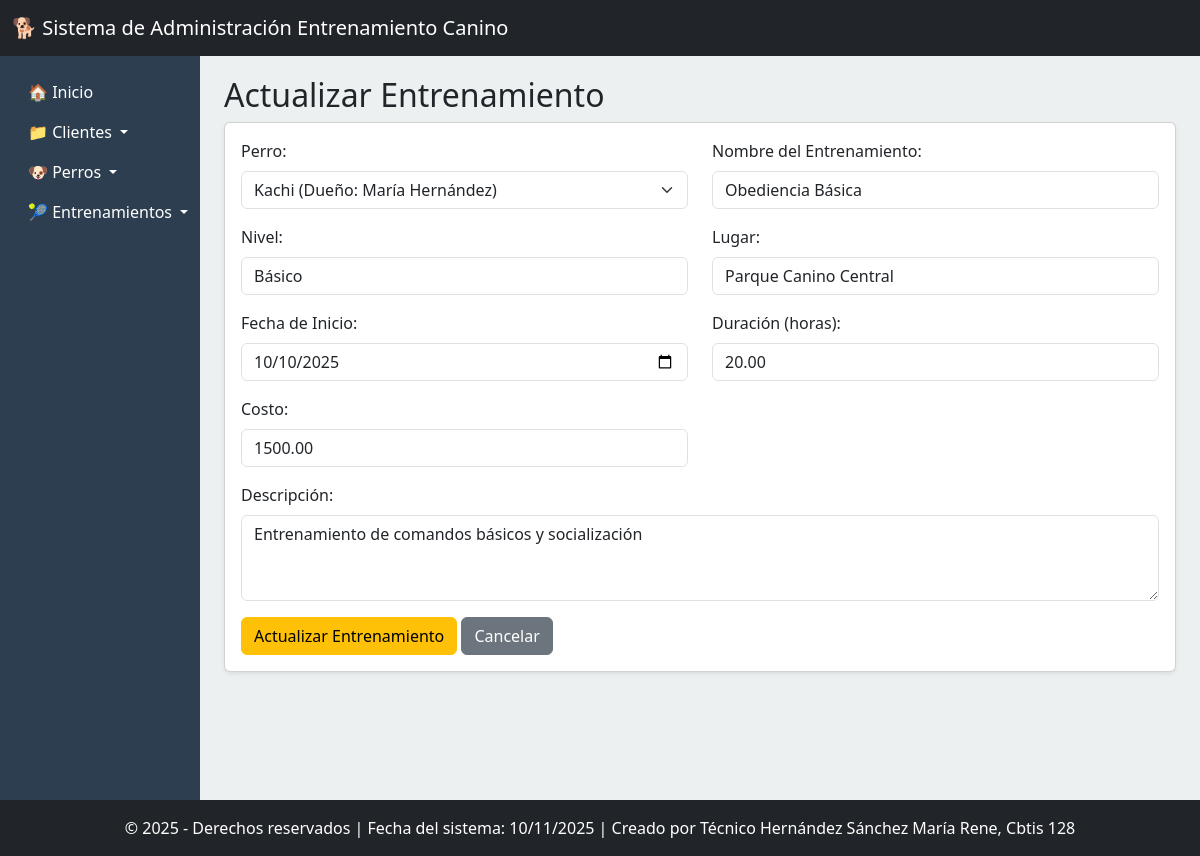
Page /actualizar-entrenamiento/1/ on the committed database.
### app_Entrenamiento_Canino/models.py (models this page shows, shortened)
class Entrenamiento(models.Model):
    id_entrenamiento = models.AutoField(primary_key=True)
    perro = models.ForeignKey(Perro, on_delete=models.CASCADE, related_name='entrenamientos')
    nombre = models.CharField(max_length=100)
    descripcion = models.CharField(max_length=100)
    fecha_inicio = models.DateField()
    duracion_horas = models.DecimalField(max_digits=4, decimal_places=2)
    lugar = models.CharField(max_length=200)
    nivel = models.CharField(max_length=50)
    costo = models.DecimalField(max_digits=6, decimal_places=2)

class Perro(models.Model):
    id_perro = models.AutoField(primary_key=True)
    cliente = models.ForeignKey(Cliente, on_delete=models.CASCADE, related_name='perros')
    nombre = models.CharField(max_length=50)
    raza = models.CharField(max_length=50)
    fecha_nacimiento = models.DateField()
    color = models.CharField(max_length=50)
    peso = models.DecimalField(max_digits=5, decimal_places=2)

### app_Entrenamiento_Canino/views.py (the view)
# urls.py: path('actualizar-entrenamiento/<int:id_entrenamiento>/', views.actualizar_entrenamiento, name='actualizar_entrenamiento'),
def actualizar_entrenamiento(request, id_entrenamiento):
    entrenamiento = get_object_or_404(Entrenamiento, id_entrenamiento=id_entrenamiento)
    perros = Perro.objects.all()
    return render(request, 'entrenamientos/actualizar_entrenamiento.html', {'entrenamiento': entrenamiento, 'perros': perros})

### app_Entrenamiento_Canino/templates/entrenamientos/actualizar_entrenamiento.html (shortened to what this page needs)
{% extends 'base.html' %}
{% block content %}
<div class="row">
    <div class="col-12">
        <h2>Actualizar Entrenamiento</h2>
        <div class="card shadow-sm">
            <div class="card-body">
                <form method="POST" action="{% url 'realizar_actualizacion_entrenamiento' entrenamiento.id_entrenamiento %}">
                    <div class="row mb-3">
                        <div class="col-md-6">
                            <label class="form-label">Perro:</label>
                            <select class="form-select" name="perro" required>
                                {% for perro in perros %}
                                <option value="{{ perro.id_perro }}" {% if perro.id_perro == entrenamiento.perro.id_perro %}selected{% endif %}>
                                    {{ perro.nombre }} (Dueño: {{ perro.cliente.nombre }})
                                </option>
                                {% endfor %}
                            </select>
                        </div>
                        <div class="col-md-6">
                            <label class="form-label">Nombre del Entrenamiento:</label>
                            <input type="text" class="form-control" name="nombre" value="{{ entrenamiento.nombre }}" required>
                        </div>
                    </div>
                    <div class="row mb-3">
                        <div class="col-md-6">
                            <label class="form-label">Nivel:</label>
                            <input type="text" class="form-control" name="nivel" value="{{ entrenamiento.nivel }}" required>
                        </div>
                        <div class="col-md-6">
                            <label class="form-label">Lugar:</label>
                            <input type="text" class="form-control" name="lugar" value="{{ entrenamiento.lugar }}" required>
                        </div>
                    </div>
                    <div class="row mb-3">
                        <div class="col-md-6">
                            <label class="form-label">Fecha de Inicio:</label>
                            <input type="date" class="form-control" name="fecha_inicio" value="{{ entrenamiento.fecha_inicio|date:'Y-m-d' }}" required>
                        </div>
                        <div class="col-md-6">
                            <label class="form-label">Duración (horas):</label>
                            <input type="number" step="0.01" class="form-control" name="duracion_horas" value="{{ entrenamiento.duracion_horas }}" required>
                        </div>
                    </div>
                    <div class="row mb-3">
                        <div class="col-md-6">
                            <label class="form-label">Costo:</label>
                            <input type="number" step="0.01" class="form-control" name="costo" value="{{ entrenamiento.costo }}" required>
                        </div>
                    </div>
                    <div class="mb-3">
                        <label class="form-label">Descripción:</label>
                        <textarea class="form-control" name="descripcion" rows="3" required>{{ entrenamiento.descripcion }}</textarea>
                    </div>
                    <button type="submit" class="btn btn-warning">Actualizar Entrenamiento</button>
                    <a href="{% url 'ver_entrenamiento' %}" class="btn btn-secondary">Cancelar</a>
                </form>
            </div>
        </div>
    </div>
</div>
{% endblock %}

### app_Entrenamiento_Canino/templates/base.html (style rules this page uses)
body { background-color: #f8f9fa; padding-top: 56px; }

### rows in the picture
Entrenamiento: perro "Kachi (Dueño: María Hernández)", nombre "Obediencia Básica", nivel "Básico", lugar "Parque Canino Central", fecha_inicio "10/10/2025", duracion_horas "20.00", costo "1500.00", descripcion "Entrenamiento de comandos básicos y socialización"
